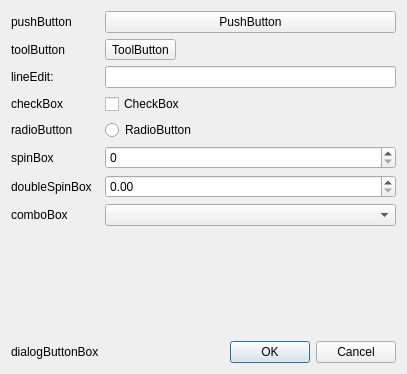
<?xml version="1.0" encoding="UTF-8"?>
<ui version="4.0">
 <class>Form</class>
 <widget class="QWidget" name="Form">
  <property name="geometry">
   <rect>
    <x>0</x>
    <y>0</y>
    <width>407</width>
    <height>374</height>
   </rect>
  </property>
  <property name="windowTitle">
   <string>Form</string>
  </property>
  <layout class="QFormLayout" name="formLayout">
   <item row="0" column="0">
    <widget class="QLabel" name="label_4">
     <property name="text">
      <string>pushButton</string>
     </property>
    </widget>
   </item>
   <item row="0" column="1">
    <widget class="QPushButton" name="pushButton">
     <property name="text">
      <string>PushButton</string>
     </property>
    </widget>
   </item>
   <item row="2" column="0">
    <widget class="QLabel" name="label">
     <property name="text">
      <string>lineEdit:</string>
     </property>
    </widget>
   </item>
   <item row="2" column="1">
    <widget class="QLineEdit" name="lineEdit">
     <property name="text">
      <string/>
     </property>
    </widget>
   </item>
   <item row="3" column="0">
    <widget class="QLabel" name="label_2">
     <property name="text">
      <string>checkBox</string>
     </property>
    </widget>
   </item>
   <item row="3" column="1">
    <widget class="QCheckBox" name="checkBox">
     <property name="text">
      <string>CheckBox</string>
     </property>
    </widget>
   </item>
   <item row="4" column="0">
    <widget class="QLabel" name="label_8">
     <property name="text">
      <string>radioButton</string>
     </property>
    </widget>
   </item>
   <item row="4" column="1">
    <widget class="QRadioButton" name="radioButton">
     <property name="text">
      <string>RadioButton</string>
     </property>
    </widget>
   </item>
   <item row="5" column="0">
    <widget class="QLabel" name="label_7">
     <property name="text">
      <string>spinBox</string>
     </property>
    </widget>
   </item>
   <item row="5" column="1">
    <widget class="QSpinBox" name="spinBox"/>
   </item>
   <item row="6" column="0">
    <widget class="QLabel" name="label_6">
     <property name="text">
      <string>doubleSpinBox</string>
     </property>
    </widget>
   </item>
   <item row="6" column="1">
    <widget class="QDoubleSpinBox" name="doubleSpinBox"/>
   </item>
   <item row="7" column="0">
    <widget class="QLabel" name="label_5">
     <property name="text">
      <string>comboBox</string>
     </property>
    </widget>
   </item>
   <item row="7" column="1">
    <widget class="QComboBox" name="comboBox"/>
   </item>
   <item row="8" column="1">
    <spacer name="verticalSpacer">
     <property name="orientation">
      <enum>Qt::Vertical</enum>
     </property>
     <property name="sizeHint" stdset="0">
      <size>
       <width>20</width>
       <height>249</height>
      </size>
     </property>
    </spacer>
   </item>
   <item row="12" column="0">
    <widget class="QLabel" name="label_3">
     <property name="text">
      <string>dialogButtonBox</string>
     </property>
    </widget>
   </item>
   <item row="12" column="1">
    <widget class="QDialogButtonBox" name="buttonBox">
     <property name="standardButtons">
      <set>QDialogButtonBox::Cancel|QDialogButtonBox::Ok</set>
     </property>
    </widget>
   </item>
   <item row="1" column="1">
    <widget class="QToolButton" name="toolButton">
     <property name="enabled">
      <bool>true</bool>
     </property>
     <property name="text">
      <string>ToolButton</string>
     </property>
    </widget>
   </item>
   <item row="1" column="0">
    <widget class="QLabel" name="label_9">
     <property name="text">
      <string>toolButton</string>
     </property>
    </widget>
   </item>
  </layout>
 </widget>
 <resources/>
 <connections/>
</ui>
